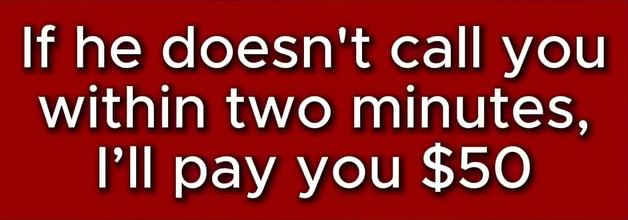
#> input picture research_notes/s4-demo-2026-11-06/quadros/caixa-05-med.png, 628 x 220 px
$ python fontes05.py ../quadros/caixa-05-med.png
#> lines starting #> are read from the running program, lines starting #| are printed output that depends on the picture; after the words box and inside, x2 and y2 are one past the last pixel; in counts of white or black regions, pixels touching at a corner belong together
### research_notes/s4-demo-2026-11-06/scripts/comum.py
"""Utilitários da S4: decodificar/codificar com a matriz certa (§15.6.6), nunca cv2.VideoCapture."""
import subprocess, numpy as np, os, json
RAIZ = os.path.dirname(os.path.dirname(os.path.abspath(__file__)))
def P(*a): return os.path.join(RAIZ, *a)
def info(p):
    s = json.loads(subprocess.run(["ffprobe","-v","error","-select_streams","v:0","-count_packets","-show_entries","stream=width,height,color_space,color_range,nb_read_packets","-of","json",p],capture_output=True,text=True).stdout)["streams"][0]
    return s
def matriz(p):
    c = info(p).get("color_space","unknown")
    return c if c in ("bt709","smpte170m","bt470bg") else "bt709"
# [23 lines left out: functions frames, encoder, not called in this run]

### research_notes/s4-demo-2026-11-06/scripts/fontes05.py
#!/usr/bin/env python3
"""05: Montserrat 500 dá linhas ±5 %. Busca aberta em fontes OFL do scratchpad + @fontsource do repo, só por largura de linha e traço, depois cos."""
import cv2, glob, json, numpy as np, os, sys
from PIL import Image, ImageDraw, ImageFont
from comum import *
S=sys.argv[1]
fp=sorted(glob.glob(S+"/f1b/gf/*.woff2"))+sorted(glob.glob(S+"/fontes/*.woff"))
med=cv2.imread(P("quadros/caixa-05-med.png")); BH,BW=med.shape[:2]
#> further down, med is the input picture: shape (220, 628, 3); mean B, G, R 36.4, 35.9, 143.6
#> after `BH, BW = med.shape[:2]`: BH = 220; BW = 628
bg=cv2.medianBlur(med,101).astype(np.float32); core=np.abs(med.astype(np.float32)-bg).mean(2)>40
#> after `bg = cv2.medianBlur(med, 101).astype(np.float32)`:
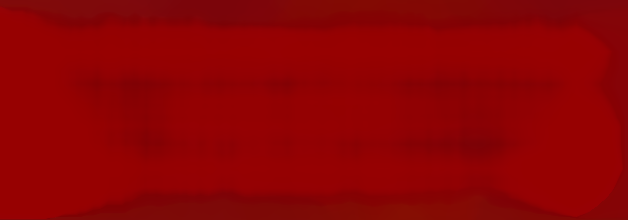
#> bg: shape (220, 628, 3) float32; mean B, G, R 3.1, 2.1, 142.8
#> after `core = np.abs(med.astype(np.float32) - bg).mean(2) > 40`:
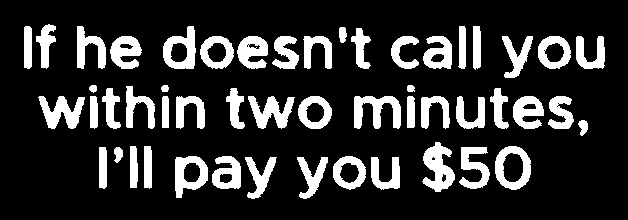
#> core: shape (220, 628) bool; 18.4% white; 51 white regions, largest, box (x1, y1, x2, y2) and area: (422, 142, 455, 192) 950, (354, 96, 401, 129) 899, (38, 96, 85, 129) 844
tx=np.median(med[cv2.erode(core.astype(np.uint8),np.ones((3,3),np.uint8))>0],0).astype(np.float32); v=tx-bg
#> after `tx = np.median(med[cv2.erode(core.astype(np.uint8), np.ones((3, 3), np`: tx = [250, 254, 255]
#> after `v = tx - bg`:
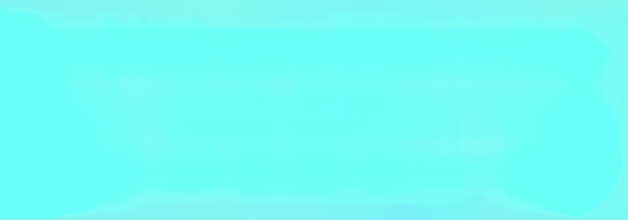
#> v: shape (220, 628, 3) float32; mean B, G, R 247, 251.5, 112.2
al=np.clip(((med.astype(np.float32)-bg)*v).sum(2)/np.maximum((v*v).sum(2),1),0,1)
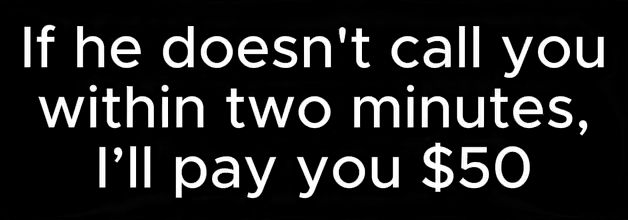
#> al: shape (220, 628) float32; min 0, max 1, mean 0.137
L=["If he doesn't call you","within two minutes,","I’ll pay you $50"]; W0=[580,548,431]; Y=[25+45,85+45,143+45]
def stem(a):
    m=(a>.5).astype(np.uint8); dt=cv2.distanceTransform(m,cv2.DIST_L2,3); return 2*float(np.percentile(dt[dt>0],90))
res=[]
for p in fp:
    try: f=ImageFont.truetype(p,100)
    except Exception: continue
    wr=[f.getlength(l)/100 for l in L]
    sz=float(np.median([w/r for w,r in zip(W0,wr)])); err=max(abs(sz*r/w-1) for r,w in zip(wr,W0))
    if err>.035: continue
    F=ImageFont.truetype(p,sz*2); best=-1;be=None
    for by in np.arange(64,74,1):
      for dl in (58,58.5,59,59.5,60):
        im=Image.new('L',(BW*2,BH*2),0); d=ImageDraw.Draw(im)
        for i,(l,cx) in enumerate(zip(L,(314,313,314.5))): d.text((cx*2,(by+i*dl)*2),l,font=F,fill=255,anchor='ms')
        a=cv2.GaussianBlur(cv2.resize(np.array(im,np.float32)/255,(BW,BH),interpolation=cv2.INTER_AREA),(0,0),.6)
        c=float(np.corrcoef(a.ravel(),al.ravel())[0,1])
        if c>best: best=c;be=(float(by),dl,a)
    res.append(dict(f=os.path.basename(p),sz=round(sz,1),err=round(err,3),cos=round(best,3),traco=round(stem(be[2]),2),by=be[0],dl=be[1]))
#> after the loop, res = []
res.sort(key=lambda r:-r["cos"])
for r in res[:14]: print(r)
#> this loop made 0 passes
print("traço alvo",round(stem(al),2),"testadas",len(fp),"passaram largura",len(res))
#> in stem, `m = (a > 0.5).astype(np.uint8)`:
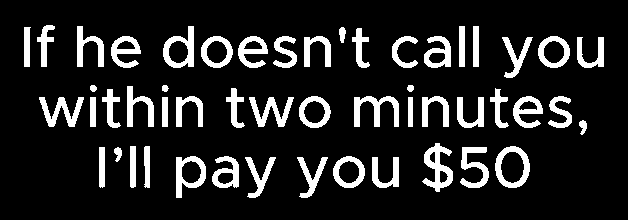
#> m: shape (220, 628); values 0 (black) and 1 (white), 13.7% white; 51 white regions, largest, box (x1, y1, x2, y2) and area: (422, 143, 453, 192) 714, (354, 96, 399, 127) 641, (495, 146, 530, 188) 611
#> in stem, `dt = cv2.distanceTransform(m, cv2.DIST_L2, 3)`:
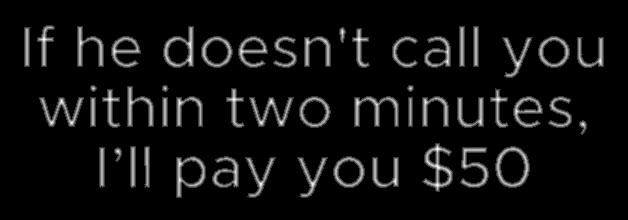
#> dt: shape (220, 628) float32; min 0, max 4.11, mean 0.245; drawn with min black and max white
#| traço alvo 5.73 testadas 0 passaram largura 0
